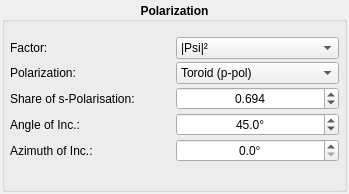
<?xml version="1.0" encoding="UTF-8"?>
<ui version="4.0">
 <class>polarization</class>
 <widget class="QWidget" name="polarization">
  <property name="geometry">
   <rect>
    <x>0</x>
    <y>0</y>
    <width>349</width>
    <height>194</height>
   </rect>
  </property>
  <property name="windowTitle">
   <string>Form</string>
  </property>
  <layout class="QVBoxLayout" name="verticalLayout">
   <property name="spacing">
    <number>0</number>
   </property>
   <property name="leftMargin">
    <number>2</number>
   </property>
   <property name="topMargin">
    <number>2</number>
   </property>
   <property name="rightMargin">
    <number>2</number>
   </property>
   <property name="bottomMargin">
    <number>2</number>
   </property>
   <item>
    <widget class="QGroupBox" name="groupbox">
     <property name="font">
      <font>
       <weight>75</weight>
       <bold>true</bold>
      </font>
     </property>
     <property name="title">
      <string>Polarization</string>
     </property>
     <property name="alignment">
      <set>Qt::AlignCenter</set>
     </property>
     <layout class="QGridLayout" name="gridLayout">
      <property name="leftMargin">
       <number>5</number>
      </property>
      <property name="topMargin">
       <number>15</number>
      </property>
      <property name="rightMargin">
       <number>5</number>
      </property>
      <property name="bottomMargin">
       <number>0</number>
      </property>
      <property name="spacing">
       <number>3</number>
      </property>
      <item row="1" column="1">
       <widget class="QComboBox" name="polarization_combobox">
        <property name="sizePolicy">
         <sizepolicy hsizetype="Preferred" vsizetype="Fixed">
          <horstretch>0</horstretch>
          <verstretch>0</verstretch>
         </sizepolicy>
        </property>
        <property name="font">
         <font>
          <weight>50</weight>
          <bold>false</bold>
         </font>
        </property>
        <property name="toolTip">
         <string>Choose one type of polarization.</string>
        </property>
        <property name="currentIndex">
         <number>0</number>
        </property>
        <item>
         <property name="text">
          <string>Toroid (p-pol)</string>
         </property>
        </item>
        <item>
         <property name="text">
          <string>Nano-ESCA: p-pol</string>
         </property>
        </item>
        <item>
         <property name="text">
          <string>Nano-ESCA: s-pol</string>
         </property>
        </item>
        <item>
         <property name="text">
          <string>Nano-ESCA: unpol.</string>
         </property>
        </item>
        <item>
         <property name="text">
          <string>Nano-ESCA: circ+</string>
         </property>
        </item>
        <item>
         <property name="text">
          <string>Nano-ESCA: circ-</string>
         </property>
        </item>
        <item>
         <property name="text">
          <string>CDAD</string>
         </property>
        </item>
       </widget>
      </item>
      <item row="1" column="0">
       <widget class="QLabel" name="polarization_label">
        <property name="font">
         <font>
          <weight>50</weight>
          <bold>false</bold>
         </font>
        </property>
        <property name="text">
         <string>Polarization:</string>
        </property>
       </widget>
      </item>
      <item row="3" column="1">
       <widget class="QDoubleSpinBox" name="angle_spinbox">
        <property name="sizePolicy">
         <sizepolicy hsizetype="Preferred" vsizetype="Fixed">
          <horstretch>0</horstretch>
          <verstretch>0</verstretch>
         </sizepolicy>
        </property>
        <property name="font">
         <font>
          <weight>50</weight>
          <bold>false</bold>
         </font>
        </property>
        <property name="toolTip">
         <string>The angle of incidence.</string>
        </property>
        <property name="alignment">
         <set>Qt::AlignCenter</set>
        </property>
        <property name="buttonSymbols">
         <enum>QAbstractSpinBox::UpDownArrows</enum>
        </property>
        <property name="correctionMode">
         <enum>QAbstractSpinBox::CorrectToNearestValue</enum>
        </property>
        <property name="keyboardTracking">
         <bool>false</bool>
        </property>
        <property name="suffix">
         <string>°</string>
        </property>
        <property name="decimals">
         <number>1</number>
        </property>
        <property name="maximum">
         <double>90.000000000000000</double>
        </property>
        <property name="singleStep">
         <double>1.000000000000000</double>
        </property>
        <property name="value">
         <double>45.000000000000000</double>
        </property>
       </widget>
      </item>
      <item row="5" column="1">
       <widget class="QDoubleSpinBox" name="azimuth_spinbox">
        <property name="sizePolicy">
         <sizepolicy hsizetype="Preferred" vsizetype="Fixed">
          <horstretch>0</horstretch>
          <verstretch>0</verstretch>
         </sizepolicy>
        </property>
        <property name="font">
         <font>
          <weight>50</weight>
          <bold>false</bold>
         </font>
        </property>
        <property name="toolTip">
         <string>The azimuth of incidence.</string>
        </property>
        <property name="alignment">
         <set>Qt::AlignCenter</set>
        </property>
        <property name="correctionMode">
         <enum>QAbstractSpinBox::CorrectToNearestValue</enum>
        </property>
        <property name="keyboardTracking">
         <bool>false</bool>
        </property>
        <property name="suffix">
         <string>°</string>
        </property>
        <property name="decimals">
         <number>1</number>
        </property>
        <property name="maximum">
         <double>360.000000000000000</double>
        </property>
       </widget>
      </item>
      <item row="0" column="0">
       <widget class="QLabel" name="ak_label">
        <property name="enabled">
         <bool>true</bool>
        </property>
        <property name="font">
         <font>
          <weight>50</weight>
          <bold>false</bold>
         </font>
        </property>
        <property name="toolTip">
         <string>Ψ</string>
        </property>
        <property name="text">
         <string>Factor:</string>
        </property>
       </widget>
      </item>
      <item row="0" column="1">
       <widget class="QComboBox" name="ak_combobox">
        <property name="enabled">
         <bool>true</bool>
        </property>
        <property name="sizePolicy">
         <sizepolicy hsizetype="Preferred" vsizetype="Fixed">
          <horstretch>0</horstretch>
          <verstretch>0</verstretch>
         </sizepolicy>
        </property>
        <property name="font">
         <font>
          <weight>50</weight>
          <bold>false</bold>
         </font>
        </property>
        <property name="toolTip">
         <string>|Psi|^2 used to be 'no |A.k|^2'
|A.k|^2 displays only the polarisation factor
|A.k|^2 x |Psi|^2 displays for all other cases.
</string>
        </property>
        <property name="currentText">
         <string>|Psi|²</string>
        </property>
        <property name="currentIndex">
         <number>0</number>
        </property>
        <property name="maxVisibleItems">
         <number>3</number>
        </property>
        <property name="maxCount">
         <number>3</number>
        </property>
        <item>
         <property name="text">
          <string>|Psi|²</string>
         </property>
        </item>
        <item>
         <property name="text">
          <string>|A.k|²</string>
         </property>
        </item>
        <item>
         <property name="text">
          <string>|A.k|² x |Psi|² </string>
         </property>
        </item>
       </widget>
      </item>
      <item row="3" column="0">
       <widget class="QLabel" name="angle_label">
        <property name="font">
         <font>
          <weight>50</weight>
          <bold>false</bold>
         </font>
        </property>
        <property name="text">
         <string>Angle of Inc.:</string>
        </property>
       </widget>
      </item>
      <item row="5" column="0">
       <widget class="QLabel" name="azimuth_label">
        <property name="font">
         <font>
          <weight>50</weight>
          <bold>false</bold>
         </font>
        </property>
        <property name="text">
         <string>Azimuth of Inc.:</string>
        </property>
       </widget>
      </item>
      <item row="6" column="0">
       <spacer name="spacer">
        <property name="orientation">
         <enum>Qt::Vertical</enum>
        </property>
        <property name="sizeHint" stdset="0">
         <size>
          <width>20</width>
          <height>40</height>
         </size>
        </property>
       </spacer>
      </item>
      <item row="2" column="0">
       <widget class="QLabel" name="s_share_label">
        <property name="font">
         <font>
          <weight>50</weight>
          <bold>false</bold>
         </font>
        </property>
        <property name="text">
         <string>Share of s-Polarisation:</string>
        </property>
       </widget>
      </item>
      <item row="2" column="1">
       <widget class="QDoubleSpinBox" name="s_share_spinbox">
        <property name="font">
         <font>
          <weight>50</weight>
          <bold>false</bold>
         </font>
        </property>
        <property name="toolTip">
         <string>The share of s-polarised light.</string>
        </property>
        <property name="alignment">
         <set>Qt::AlignCenter</set>
        </property>
        <property name="keyboardTracking">
         <bool>false</bool>
        </property>
        <property name="decimals">
         <number>3</number>
        </property>
        <property name="maximum">
         <double>1.000000000000000</double>
        </property>
        <property name="singleStep">
         <double>0.001000000000000</double>
        </property>
        <property name="value">
         <double>0.694000000000000</double>
        </property>
       </widget>
      </item>
     </layout>
    </widget>
   </item>
  </layout>
 </widget>
 <resources/>
 <connections/>
</ui>
